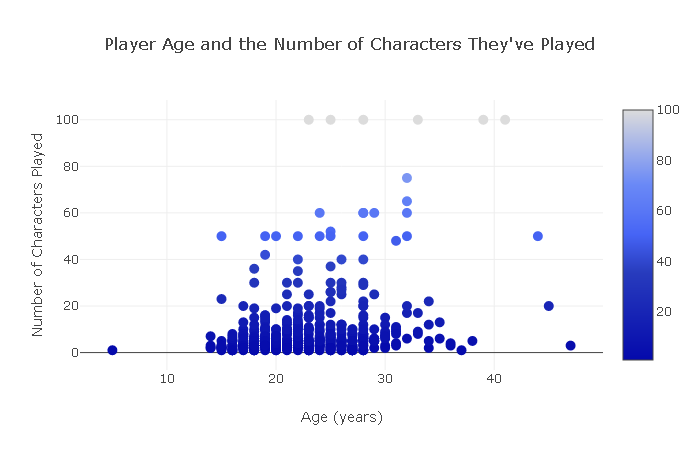

Write Python code to recreate this figure.
from plotly import tools, graph_objs
import plotly
import numpy
from pandas import read_csv

# Offline mode
plotly.offline.init_notebook_mode(connected=True)
dataframe = read_csv('D:\\Documents\\CS4770_datasets\\dnd_character_survey_clarified.csv')

trace1 = graph_objs.Scatter(
    x = dataframe['Age'],
    y = dataframe['Characters_Played'],
    text = dataframe['Characters_Played'],
    mode = 'markers',
    marker = dict(
        size = 10,
        color = dataframe['Characters_Played'],
        colorscale = 'Blues',
        showscale = True
    )
)

layout = graph_objs.Layout(
    title = 'Player Age and the Number of Characters They\'ve Played',
    hovermode = 'closest',
    xaxis = dict(
        title = 'Age (years)',
    ),
    yaxis = dict(
        title = 'Number of Characters Played',
    )
)

data = [trace1]

fig=graph_objs.Figure(data=data, layout=layout)
plotly.offline.plot(fig, filename='AWalker_bubble_chart.html')
